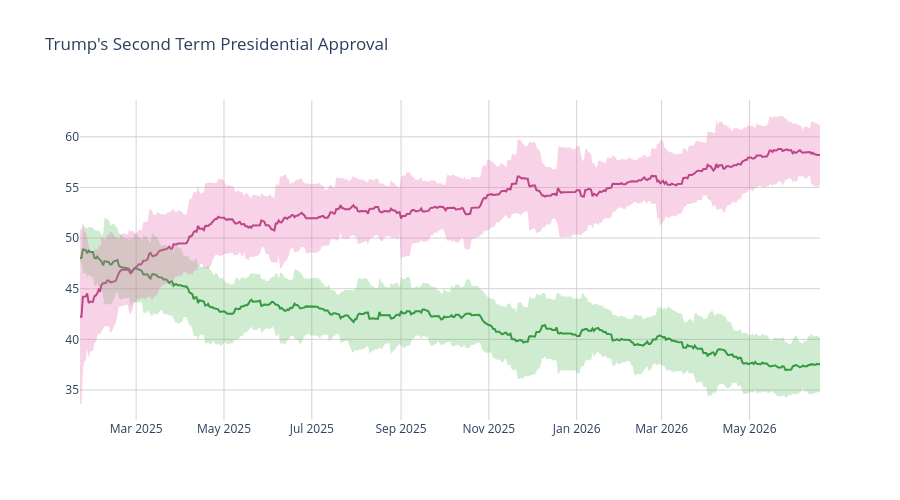

The notebook cell saved with this chart:
### Code cell
disappr_ci_hex = "#e86eaf"
appr_ci_hex = "#60be65"
disappr_ci_rgba = "rgba(232, 110, 175, 0.3)"
appr_ci_rgba = "rgba(96, 190, 101, 0.3)"
grid_col = "#d4d2d2"


# Approve
fig = go.Figure(go.Scatter(
    x=pres['end_date'],
    y=pres['approve'],
    hovertemplate="%{y:.2f}%",
    name="<b>Approve</b>",
    line=dict(color="#228833"),
    showlegend=False
))

# Disapprove
fig.add_trace(go.Scatter(
    x=pres['end_date'],
    y=pres['disapprove'],
    hovertemplate="%{y:.2f}%",
    name="<b>Disapprove</b>",
    line=dict(color="#aa3377"),
    showlegend=False
    )
)

# Approve CI
fig.add_traces([

    # Upper bound
    go.Scatter(
        x=pres['end_date'],
        y=pres['approve_upper_ci'],
        marker=dict(color=appr_ci_hex),
        line=dict(width=0),
        mode='lines',
        showlegend=False,
        hoverinfo="skip"
    ),

    # Lower bound
    go.Scatter(
        x=pres['end_date'],
        y=pres['approve_lower_ci'],
        marker=dict(color=appr_ci_hex),
        line=dict(width=0),
        mode='lines',
        fillcolor=appr_ci_rgba,
        fill="tonexty",
        showlegend=False,
        hoverinfo="skip"
    )
])

# Disapprove CI
fig.add_traces([

    # Upper bound
    go.Scatter(
        x=pres['end_date'],
        y=pres['disapprove_upper_ci'],
        marker=dict(color=disappr_ci_hex),
        line=dict(width=0),
        mode='lines',
        showlegend=False,
        hoverinfo="skip"
    ),

    # Lower bound
    go.Scatter(
        x=pres['end_date'],
        y=pres['disapprove_lower_ci'],
        marker=dict(color=disappr_ci_hex),
        line=dict(width=0),
        mode='lines',
        fillcolor=disappr_ci_rgba,
        fill="tonexty",
        showlegend=False,
        hoverinfo="skip"
    )
])

fig.update_layout(
    title=dict(text="Trump's Second Term Presidential Approval"),
    hovermode="x"
)

fig.update_xaxes(gridcolor=grid_col)
fig.update_yaxes(gridcolor=grid_col)

fig.update_layout(hovermode="x", hoverlabel_align="right", plot_bgcolor="rgba(0, 0, 0, 0)", height=500)
fig.show()

### Figure 1 — Plotly figure (JSON) as saved in the notebook; plotly's stock layout.template omitted (floating-point values rounded to 4 significant figures; data arrays with more than 128 entries replaced by an {"elided": "..."} marker saying what was removed)
{"data": [{"hovertemplate": "%{y:.2f}%", "line": {"color": "#228833"}, "name": "<b>Approve</b>", "showlegend": false, "type": "scatter", "x": {"elided": "515 str values"}, "y": {"elided": "515 float values"}}, {"hovertemplate": "%{y:.2f}%", "line": {"color": "#aa3377"}, "name": "<b>Disapprove</b>", "showlegend": false, "type": "scatter", "x": {"elided": "515 str values"}, "y": {"elided": "515 float values"}}, {"hoverinfo": "skip", "line": {"width": 0}, "marker": {"color": "#60be65"}, "mode": "lines", "showlegend": false, "type": "scatter", "x": {"elided": "515 str values"}, "y": {"elided": "515 float values"}}, {"fill": "tonexty", "fillcolor": "rgba(96, 190, 101, 0.3)", "hoverinfo": "skip", "line": {"width": 0}, "marker": {"color": "#60be65"}, "mode": "lines", "showlegend": false, "type": "scatter", "x": {"elided": "515 str values"}, "y": {"elided": "515 float values"}}, {"hoverinfo": "skip", "line": {"width": 0}, "marker": {"color": "#e86eaf"}, "mode": "lines", "showlegend": false, "type": "scatter", "x": {"elided": "515 str values"}, "y": {"elided": "515 float values"}}, {"fill": "tonexty", "fillcolor": "rgba(232, 110, 175, 0.3)", "hoverinfo": "skip", "line": {"width": 0}, "marker": {"color": "#e86eaf"}, "mode": "lines", "showlegend": false, "type": "scatter", "x": {"elided": "515 str values"}, "y": {"elided": "515 float values"}}], "layout": {"height": 500, "hoverlabel": {"align": "right"}, "hovermode": "x", "plot_bgcolor": "rgba(0, 0, 0, 0)", "title": {"text": "Trump's Second Term Presidential Approval"}, "xaxis": {"gridcolor": "#d4d2d2"}, "yaxis": {"gridcolor": "#d4d2d2"}}}
